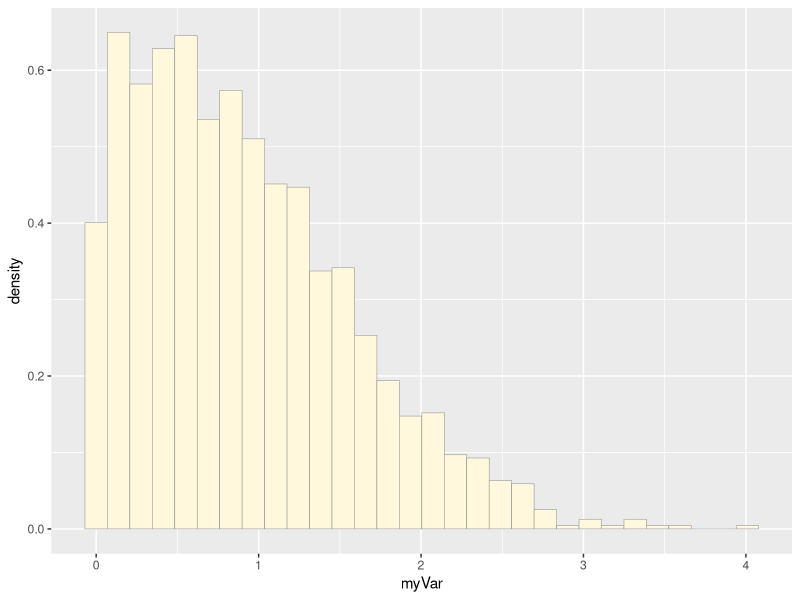
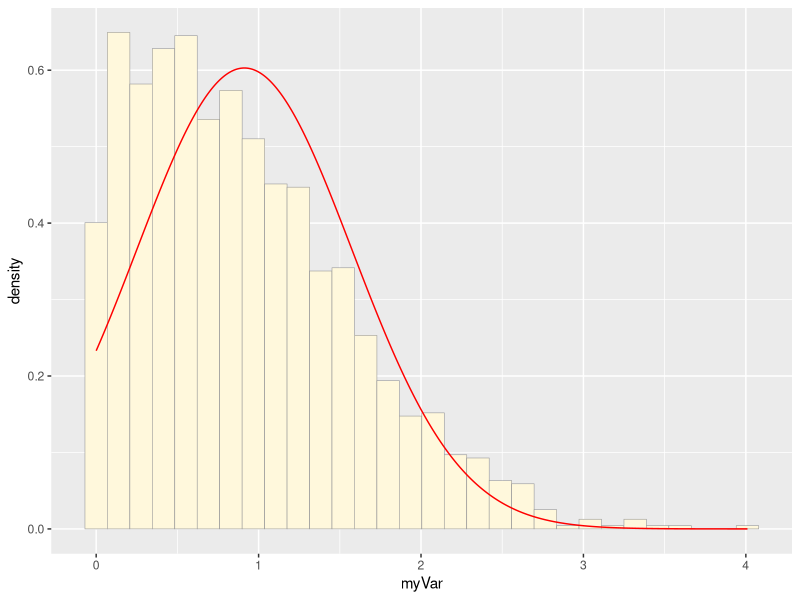
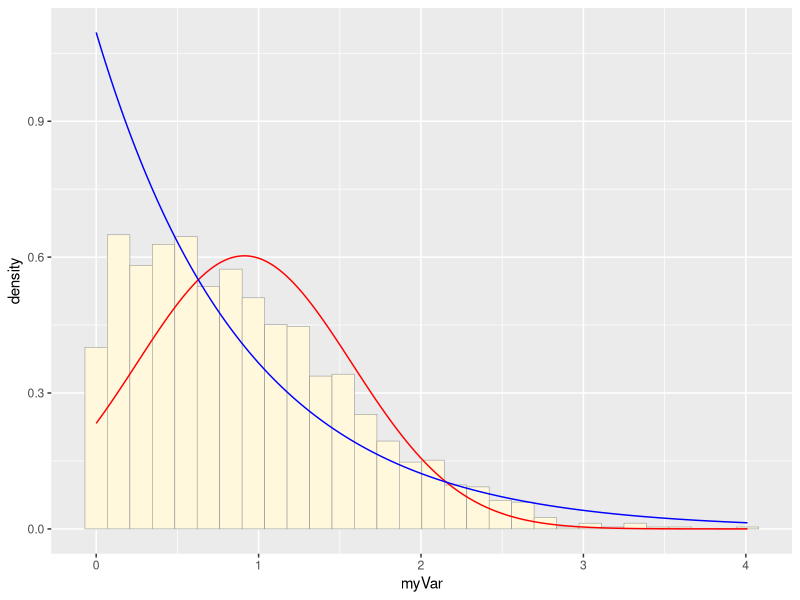
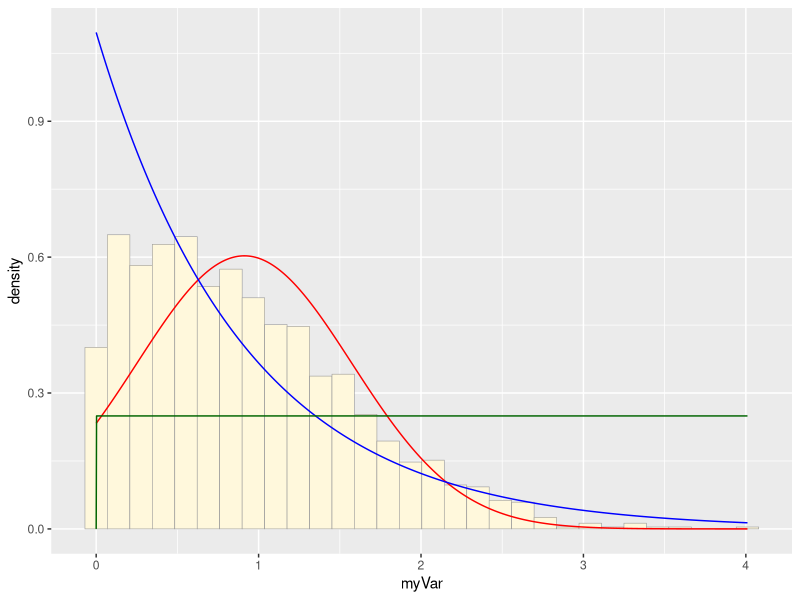
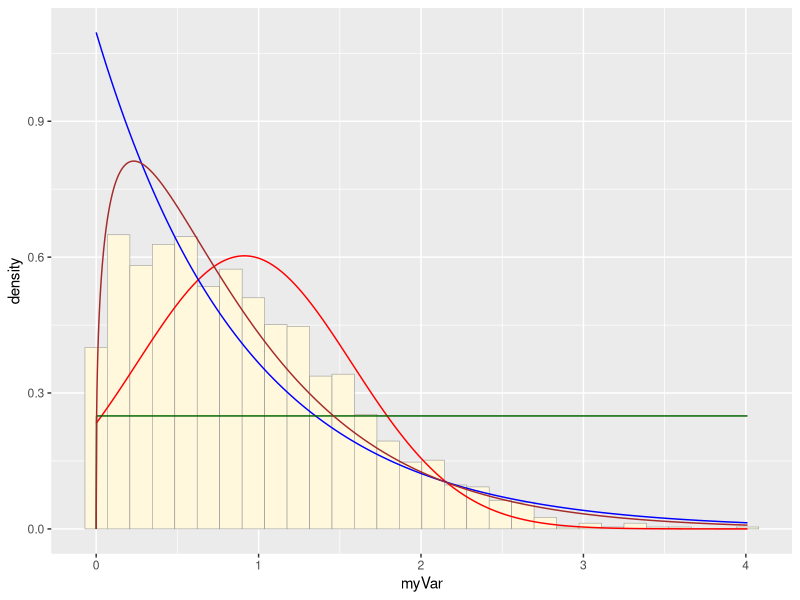
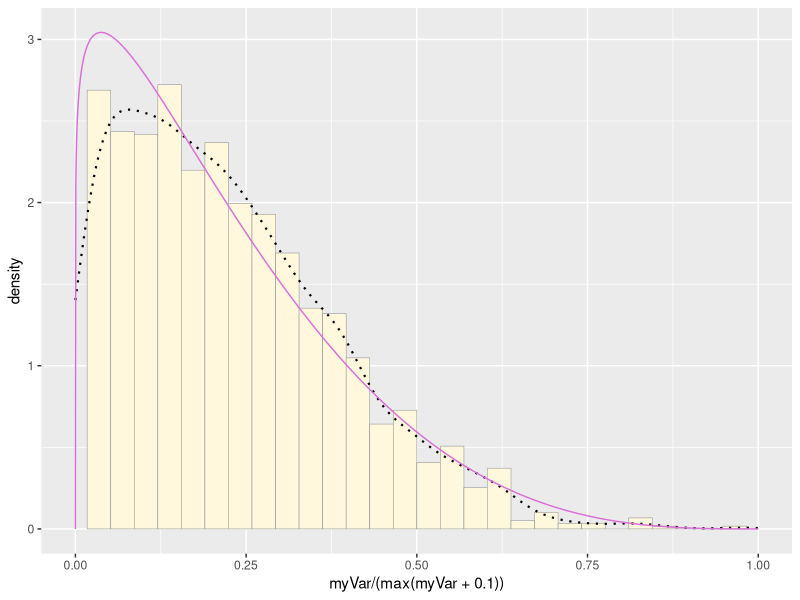

Write R code to recreate these figures, in order.
## ---- chunk 1
knitr::opts_chunk$set(echo = TRUE)
library(ggplot2) # for graphics
library(MASS) # for maximum likelihood estimation
## ---- chunk 2
# quick and dirty, a truncated normal distribution to work on the solution set

z <- rnorm(n=3000,mean=0.2)
z <- data.frame(1:3000,z)
names(z) <- list("ID","myVar")
z <- z[z$myVar>0,]
str(z)
summary(z$myVar)

## ---- chunk 3
p1 <- ggplot(data=z, aes(x=myVar, y=..density..)) +
  geom_histogram(color="grey60",fill="cornsilk",size=0.2) 
print(p1)
## ---- chunk 4
normPars <- fitdistr(z$myVar,"normal")
print(normPars)
str(normPars)
normPars$estimate["mean"] # note structure of getting a named attribute
## ---- chunk 5
meanML <- normPars$estimate["mean"]
sdML <- normPars$estimate["sd"]

xval <- seq(0,max(z$myVar),len=length(z$myVar))

 stat <- stat_function(aes(x = xval, y = ..y..), fun = dnorm, colour="red", n = length(z$myVar), args = list(mean = meanML, sd = sdML))
 p1 + stat
## ---- chunk 6
expoPars <- fitdistr(z$myVar,"exponential")
rateML <- expoPars$estimate["rate"]

stat2 <- stat_function(aes(x = xval, y = ..y..), fun = dexp, colour="blue", n = length(z$myVar), args = list(rate=rateML))
 p1 + stat + stat2
## ---- chunk 7
stat3 <- stat_function(aes(x = xval, y = ..y..), fun = dunif, colour="darkgreen", n = length(z$myVar), args = list(min=min(z$myVar), max=max(z$myVar)))
 p1 + stat + stat2 + stat3
## ---- chunk 8
gammaPars <- fitdistr(z$myVar,"gamma")
shapeML <- gammaPars$estimate["shape"]
rateML <- gammaPars$estimate["rate"]

stat4 <- stat_function(aes(x = xval, y = ..y..), fun = dgamma, colour="brown", n = length(z$myVar), args = list(shape=shapeML, rate=rateML))
 p1 + stat + stat2 + stat3 + stat4
## ---- chunk 9
pSpecial <- ggplot(data=z, aes(x=myVar/(max(myVar + 0.1)), y=..density..)) +
  geom_histogram(color="grey60",fill="cornsilk",size=0.2) + 
  xlim(c(0,1)) +
  geom_density(size=0.75,linetype="dotted")

betaPars <- fitdistr(x=z$myVar/max(z$myVar + 0.1),start=list(shape1=1,shape2=2),"beta")
shape1ML <- betaPars$estimate["shape1"]
shape2ML <- betaPars$estimate["shape2"]

statSpecial <- stat_function(aes(x = xval, y = ..y..), fun = dbeta, colour="orchid", n = length(z$myVar), args = list(shape1=shape1ML,shape2=shape2ML))
pSpecial + statSpecial
